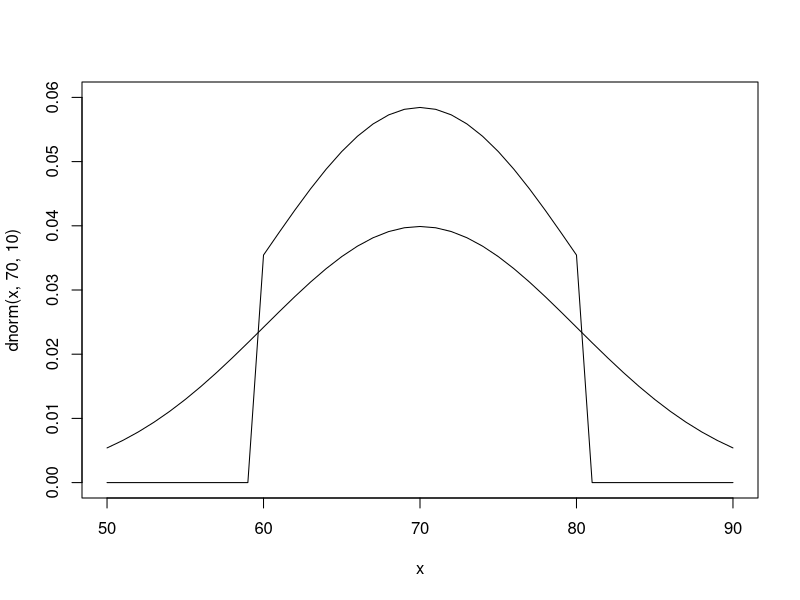

This chart was generated by the following R code:
library(msm)


### Name: tnorm
### Title: Truncated Normal distribution
### Aliases: tnorm dtnorm ptnorm qtnorm rtnorm
### Keywords: distribution

### ** Examples

x <- seq(50, 90, by=1)
plot(x, dnorm(x, 70, 10), type="l", ylim=c(0,0.06)) ## standard Normal distribution
lines(x, dtnorm(x, 70, 10, 60, 80), type="l")       ## truncated Normal distribution
